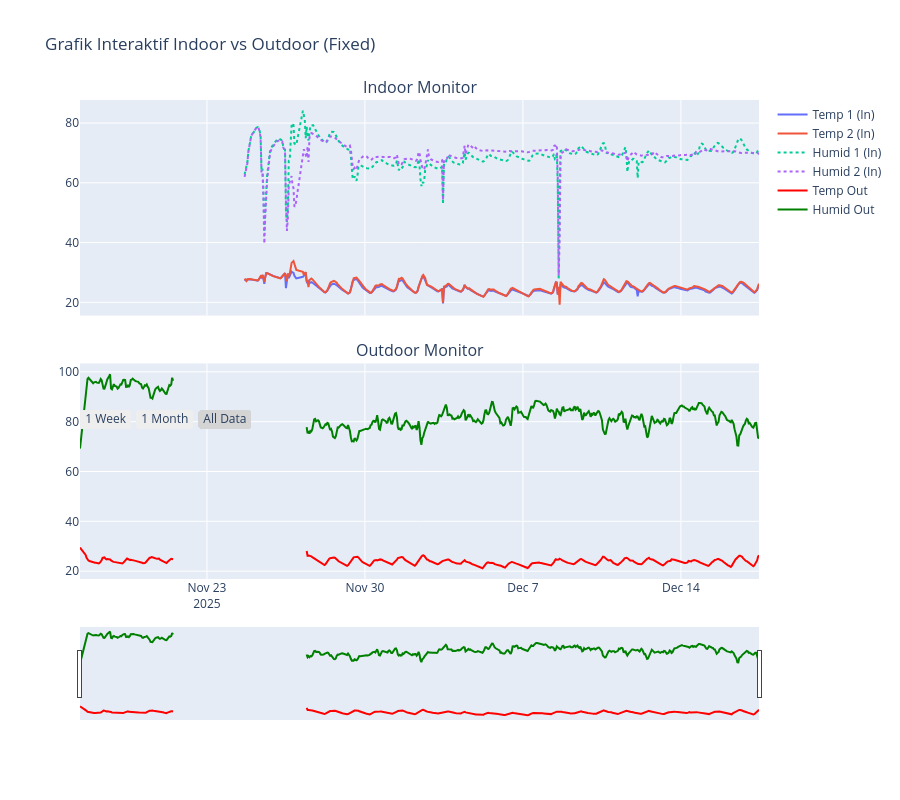

Source (notebook cell):
### Code cell
import plotly.graph_objects as go
from plotly.subplots import make_subplots

fig = make_subplots(
    rows=2, cols=1, 
    shared_xaxes=True, 
    vertical_spacing=0.1, 
    subplot_titles=("Indoor Monitor", "Outdoor Monitor")
)

fig.add_trace(go.Scatter(x=df_cleaned.index, y=df_cleaned['Temp1'], name='Temp 1 (In)', mode='lines'), row=1, col=1)
fig.add_trace(go.Scatter(x=df_cleaned.index, y=df_cleaned['Temp2'], name='Temp 2 (In)', mode='lines'), row=1, col=1)
fig.add_trace(go.Scatter(x=df_cleaned.index, y=df_cleaned['Humid 1'], name='Humid 1 (In)', line=dict(dash='dot')), row=1, col=1)
fig.add_trace(go.Scatter(x=df_cleaned.index, y=df_cleaned['Humid 2'], name='Humid 2 (In)', line=dict(dash='dot')), row=1, col=1)

fig.add_trace(go.Scatter(x=df_cleaned.index, y=df_cleaned['Temp outdoor'], name='Temp Out', line=dict(color='red')), row=2, col=1)
fig.add_trace(go.Scatter(x=df_cleaned.index, y=df_cleaned['Humidity outdoor'], name='Humid Out', line=dict(color='green')), row=2, col=1)

fig.update_layout(
    height=800, 
    title_text="Grafik Interaktif Indoor vs Outdoor (Fixed)",
    showlegend=True,
    xaxis=dict(
        rangeslider=dict(visible=False), 
        type="date"
    ),
    xaxis2=dict(
        rangeslider=dict(visible=True),  
        type="date"
    )
)

fig.update_xaxes(
    rangeselector=dict(
        buttons=list([
            dict(count=7, label="1 Week", step="day", stepmode="backward"),
            dict(count=1, label="1 Month", step="month", stepmode="backward"),
            dict(step="all", label="All Data")
        ])
    ),
    row=2, col=1 
)

fig.show()

### Figure 1 — Plotly figure (JSON) as saved in the notebook; plotly's stock layout.template omitted (floating-point values rounded to 4 significant figures; data arrays with more than 128 entries replaced by an {"elided": "..."} marker saying what was removed)
{"data": [{"mode": "lines", "name": "Temp 1 (In)", "type": "scatter", "x": {"elided": "636 str values"}, "xaxis": "x", "y": {"elided": "636 float values"}, "yaxis": "y"}, {"mode": "lines", "name": "Temp 2 (In)", "type": "scatter", "x": {"elided": "636 str values"}, "xaxis": "x", "y": {"elided": "636 float values"}, "yaxis": "y"}, {"line": {"dash": "dot"}, "name": "Humid 1 (In)", "type": "scatter", "x": {"elided": "636 str values"}, "xaxis": "x", "y": {"elided": "636 float values"}, "yaxis": "y"}, {"line": {"dash": "dot"}, "name": "Humid 2 (In)", "type": "scatter", "x": {"elided": "636 str values"}, "xaxis": "x", "y": {"elided": "636 float values"}, "yaxis": "y"}, {"line": {"color": "red"}, "name": "Temp Out", "type": "scatter", "x": {"elided": "636 str values"}, "xaxis": "x2", "y": {"elided": "636 float values"}, "yaxis": "y2"}, {"line": {"color": "green"}, "name": "Humid Out", "type": "scatter", "x": {"elided": "636 str values"}, "xaxis": "x2", "y": {"elided": "636 float values"}, "yaxis": "y2"}], "layout": {"annotations": [{"font": {"size": 16}, "showarrow": false, "text": "Indoor Monitor", "x": 0.5, "xanchor": "center", "xref": "paper", "y": 1, "yanchor": "bottom", "yref": "paper"}, {"font": {"size": 16}, "showarrow": false, "text": "Outdoor Monitor", "x": 0.5, "xanchor": "center", "xref": "paper", "y": 0.45, "yanchor": "bottom", "yref": "paper"}], "height": 800, "showlegend": true, "title": {"text": "Grafik Interaktif Indoor vs Outdoor (Fixed)"}, "xaxis": {"anchor": "y", "domain": [0, 1], "matches": "x2", "rangeslider": {"visible": false}, "showticklabels": false, "type": "date"}, "xaxis2": {"anchor": "y2", "domain": [0, 1], "rangeselector": {"buttons": [{"count": 7, "label": "1 Week", "step": "day", "stepmode": "backward"}, {"count": 1, "label": "1 Month", "step": "month", "stepmode": "backward"}, {"label": "All Data", "step": "all"}]}, "rangeslider": {"visible": true}, "type": "date"}, "yaxis": {"anchor": "x", "domain": [0.55, 1]}, "yaxis2": {"anchor": "x2", "domain": [0, 0.45]}}}
